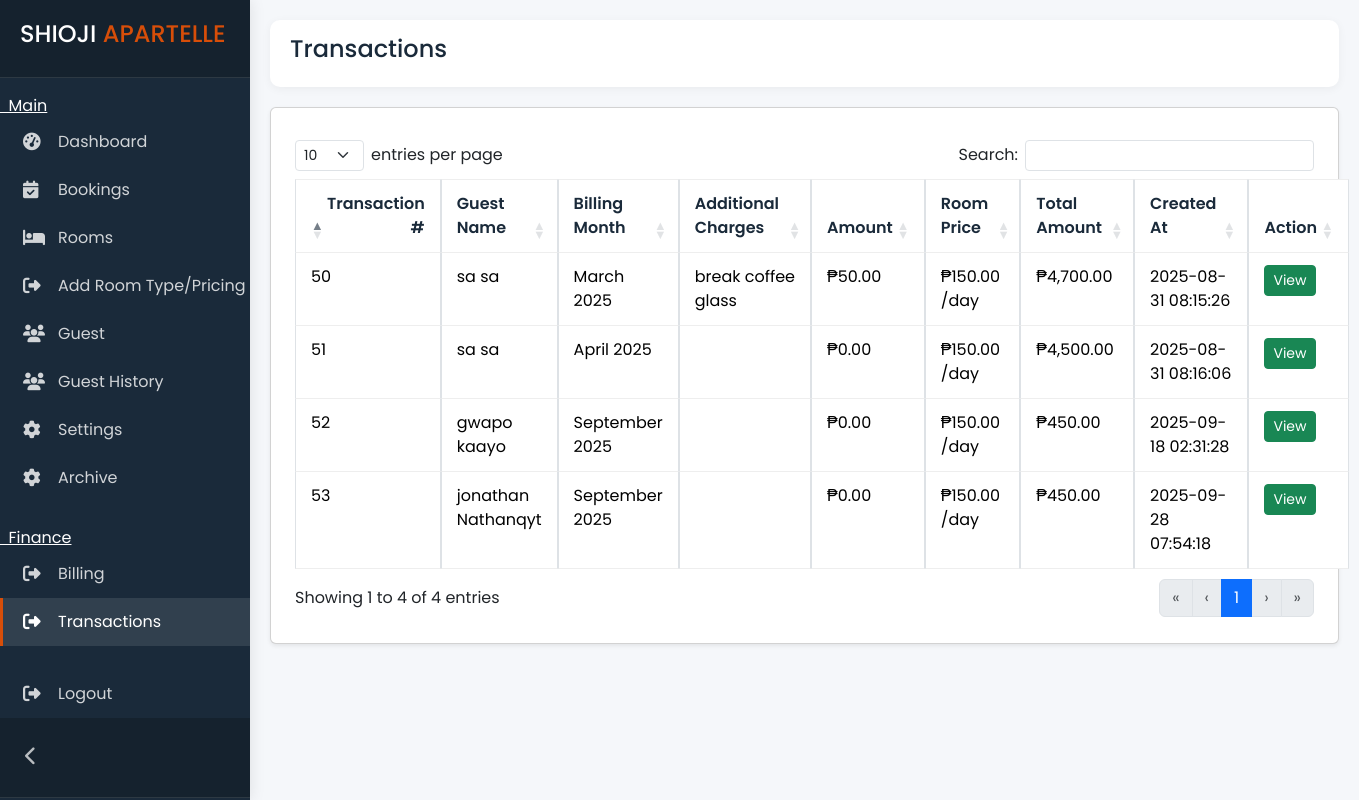
The page /admin/invoice.php (signed in) on the database its author committed.
### tables this page shows
CREATE TABLE `transactions` (
  `transaction_id` int(11) NOT NULL,
  `guest_id` int(11) NOT NULL,
  `room_id` int(11) NOT NULL,
  `room_type_id` int(5) NOT NULL,
  `bill_month` varchar(7) NOT NULL,
  `description` varchar(200) NOT NULL,
  `amount` double(10,2) NOT NULL,
  `total_amount` decimal(10,2) NOT NULL,
  `checkin_time` time NOT NULL,
  `checkout` date NOT NULL,
  `checkout_time` time NOT NULL,
  `bill` varchar(10) NOT NULL,
  `is_paid` varchar(200) NOT NULL,
  `created_at` datetime NOT NULL DEFAULT current_timestamp()
);

CREATE TABLE `room_types` (
  `room_type_id` int(11) NOT NULL,
  `type` varchar(200) NOT NULL,
  `price` double(10,2) NOT NULL DEFAULT 0.00,
  `created_at` timestamp NOT NULL DEFAULT current_timestamp(),
  `archive` enum('yes','no') NOT NULL DEFAULT 'no'
);

### admin/invoice.php (the view, shortened to what this page needs)
<!DOCTYPE html>
<html>
<?php include 'head.php'; ?>
<body>
    <?php include 'sidebar.php'; ?>
    <div class="main-content">
        <div class="topbar">
            <h4>Transactions</h4>
        </div>
        <div class="room-content">
            <div class="card shadow-sm p-4">
                <?php
                include '../connect.php';
                ?>
                <table id="myTable" class="table table-bordered">
                    <thead>
                        <tr>
                            <th>Transaction #</th>
                            <th>Guest Name</th>
                            <th>Billing Month</th>
                            <th>Additional Charges</th>
                            <th>Amount</th>
                            <th>Room Price</th>
                            <th>Total Amount</th>
                            <th>Created At</th>
                            <th>Action</th>
                        </tr>
                    </thead>
                    <tbody>
                        <?php
                        $sql = "SELECT
                            t.transaction_id,
                            CONCAT(g.first_name, ' ', g.last_name) AS full_name,
                            r.room_id,
                            rt.type AS room_type,
                            rt.price AS room_price,
                            t.bill_month,
                            t.description,
                            t.amount,
                                t.total_amount,
                            t.created_at
                        FROM transactions t
                        LEFT JOIN guests g ON g.guest_id = t.guest_id
                        LEFT JOIN rooms r ON r.room_id = t.room_id
                        LEFT JOIN room_types rt ON t.room_type_id = rt.room_type_id
                        ORDER BY t.created_at DESC";
                        $result = $conn->query($sql);
                        while ($row = $result->fetch_assoc()) {
                            $billMonth = DateTime::createFromFormat('Y-m', $row['bill_month']);
                            echo "<tr>";
                            echo "<td class='text-start'>" . htmlspecialchars($row['transaction_id']) . "</td>";
                            echo "<td>" . htmlspecialchars($row['full_name']) . "</td>";
                            echo "<td>" . ($billMonth ? $billMonth->format('F Y') : htmlspecialchars($row['bill_month'])) . "</td>";
                            echo "<td>" . htmlspecialchars($row['description']) . "</td>";
                            echo "<td>₱" . number_format($row['amount'], 2) . "</td>";
                            echo "<td>₱" . number_format($row['room_price'], 2) . " /day</td>";
                            echo "<td>₱" . number_format($row['total_amount'], 2) . "</td>";
                            echo "<td>" . htmlspecialchars($row['created_at'] ?? '—') . "</td>";
                            echo '<td><button
        class="btn btn-success btn-sm view-transaction"
        data-bs-toggle="modal"
        data-bs-target="#addRoomModal"
        data-transaction-id="' . htmlspecialchars($row['transaction_id']) . '"
        data-room-id="' . htmlspecialchars($row['room_id']) . '"
        data-room-type="' . htmlspecialchars($row['room_type'] ?? 'N/A') . '"
data-room-price="' . htmlspecialchars($row['room_price'] ?? '0.00') . '"
        data-bill-month="' . htmlspecialchars($row['bill_month']) . '"
        data-description="' . htmlspecialchars($row['description']) . '"
        data-amount="' . htmlspecialchars($row['amount']) . '"
                data-total-amount="' . htmlspecialchars($row['total_amount']) . '"
        data-created="' . htmlspecialchars($row['created_at']) . '"
    >View</button></td>';
                            echo "</tr>";
                        }
                        ?>
                    </tbody>
                </table>
            </div>
        </div>
    </div>
</body>
</html>

### admin/head.php (shortened to what this page needs)
<head>
    <link href="../node_modules/bootstrap/dist/css/bootstrap.min.css" rel="stylesheet">
    <link href="../node_modules/datatables.net-bs5/css/dataTables.bootstrap5.min.css" rel="stylesheet">
    <link rel="stylesheet" href="../assets/fontawesome/css/all.min.css">
    <link rel="stylesheet" href="style.css">
</head>

### admin/sidebar.php (shortened to what this page needs)
<div class="sidebar" id="sidebar">
    <div class="sidebar-header">
        <a href="../index.php" style="text-decoration: none; color: inherit;">
            <h4>SHIOJI <span>APARTELLE</span></h4>
        </a>
    </div>
    <?php $currentPage = basename($_SERVER['PHP_SELF']); ?>
    <ul class="nav flex-column mt-3">
        <u>&nbsp;&nbsp;Main</u>
        <li class="nav-item">
            <a class="nav-link <?php if ($currentPage == 'dashboard.php') echo 'active'; ?>" href="dashboard.php">
                <i class="fas fa-tachometer-alt"></i>
                <span class="nav-text">Dashboard</span>
            </a>
        </li>
        <li class="nav-item">
            <a class="nav-link <?php if ($currentPage == 'bookings.php') echo 'active'; ?>" href="bookings.php">
                <i class="fas fa-calendar-check"></i>
                <span class="nav-text">Bookings</span>
            </a>
        </li>
        <li class="nav-item">
            <a class="nav-link <?php if ($currentPage == 'rooms.php') echo 'active'; ?>" href="rooms.php">
                <i class="fas fa-bed"></i>
                <span class="nav-text">Rooms</span>
            </a>
        </li>
        <li class="nav-item ">
            <a class="nav-link <?php if ($currentPage == 'room_pricing.php') echo 'active'; ?>" href="room_pricing.php">
                <i class="fas fa-sign-out-alt"></i>
                <span class="nav-text">Add Room Type/Pricing</span>
            </a>
        </li>
        <li class="nav-item">
            <a class="nav-link <?php if ($currentPage == 'guest.php') echo 'active'; ?>" href="guest.php">
                <i class="fas fa-users"></i>
                <span class="nav-text">Guest</span>
            </a>
        </li>
        <li class="nav-item">
            <a class="nav-link <?php if ($currentPage == 'history.php') echo 'active'; ?>" href="history.php">
                <i class="fas fa-users"></i>
                <span class="nav-text">Guest History</span>
            </a>
        </li>
        <li class="nav-item">
            <a class="nav-link <?php if ($currentPage == 'settings.php') echo 'active'; ?>" href="setting.php">
                <i class="fas fa-cog"></i>
                <span class="nav-text">Settings</span>
            </a>
        </li>
           <li class="nav-item">
            <a class="nav-link <?php if ($currentPage == 'archive.php') echo 'active'; ?>" href="archive.php">
                <i class="fas fa-cog"></i>
                <span class="nav-text">Archive</span>
            </a>
        </li>
        <u class="mt-4">&nbsp;&nbsp;Finance</u>
        <li class="nav-item ">
            <a class="nav-link <?php if ($currentPage == 'billing.php') echo 'active'; ?>" href="billing.php">
                <i class="fas fa-sign-out-alt"></i>
                <span class="nav-text">Billing</span>
            </a>
        </li>
        <li class="nav-item ">
            <a class="nav-link <?php if ($currentPage == 'invoice.php') echo 'active'; ?>" href="invoice.php">
                <i class="fas fa-sign-out-alt"></i>
                <span class="nav-text">Transactions</span>
            </a>
        </li>
        <li class="nav-item mt-4">
            <a class="nav-link <?php if ($currentPage == 'logout.php') echo 'active'; ?>" href="logout.php">
                <i class="fas fa-sign-out-alt"></i>
                <span class="nav-text">Logout</span>
            </a>
        </li>
    </ul>
    <div class="sidebar-header mt-auto">
        <button class="collapse-btn" id="collapseSidebar">
            <i class="fas fa-chevron-left"></i>
        </button>
    </div>
</div>

### admin/style.css (style rules this page uses)
:root { --primary: #2a5d8a; --secondary: #e9b44c; --accent: #d74e09; --light: #f8f9fa; --dark: #1a2a3a; --gray: #6c757d; --sidebar-width: 250px; --sidebar-collapsed-width: 70px; --success: #4cc9f0; --danger: #e63946; --warning: #fca311; --border: #e0e0e0; --card-shadow: 0 4px 6px rgba(0, 0, 0, 0.05); --transition: all 0.3s ease; }
* { margin: 0; padding: 0; box-sizing: border-box; }
body { font-family: "Poppins", sans-serif; background-color: #f5f7fa; color: var(--dark); overflow-x: hidden; transition: all 0.3s; }
.sidebar { position: fixed; top: 0; left: 0; width: var(--sidebar-width); height: 100vh; background: var(--dark); color: white; z-index: 1000; transition: all 0.3s ease; box-shadow: 0 0 15px rgba(0, 0, 0, 0.1); overflow-y: auto; }
.sidebar-header { padding: 20px; background: rgba(0, 0, 0, 0.2); border-bottom: 1px solid rgba(255, 255, 255, 0.1); display: flex; align-items: center; justify-content: space-between; }
.sidebar-header span { color: var(--accent); }
.collapse-btn { background: transparent; border: none; color: rgba(255, 255, 255, 0.7); font-size: 1.2rem; cursor: pointer; transition: all 0.3s; padding: 5px; border-radius: 4px; }
.nav-link { color: rgba(255, 255, 255, 0.8); padding: 12px 20px; border-left: 3px solid transparent; transition: all 0.3s; display: flex; align-items: center; white-space: nowrap; cursor: pointer; }
.nav-link:hover, .nav-link.active { color: white; background: rgba(255, 255, 255, 0.1); border-left: 3px solid var(--accent); }
.nav-link i { width: 25px; margin-right: 10px; font-size: 1.1rem; transition: margin 0.3s; }
.main-content { margin-left: var(--sidebar-width); padding: 20px; transition: all 0.3s; min-height: 100vh; }
.topbar { display: flex; justify-content: space-between; align-items: center; padding: 15px 20px; background: white; border-radius: 10px; box-shadow: 0 2px 10px rgba(0, 0, 0, 0.05); margin-bottom: 20px; }
.table { border-collapse: separate; border-spacing: 0; }
.table th { background: var(--light); padding: 12px 15px; font-weight: 600; color: var(--dark); border-top: 1px solid #eee; }
.table td { padding: 12px 15px; border-top: 1px solid #eee; }
.table tr:last-child td { border-bottom: 1px solid #eee; }

### rows shown on the page
transactions: transaction_id "53", full_name "jonathan Nathanqyt", bill_month "September 2025", amount "0.00", room_type.price "150.00", total_amount "450.00", created_at "2025-09-28 07:54:18"
transactions: transaction_id "52", full_name "gwapo kaayo", bill_month "September 2025", amount "0.00", room_type.price "150.00", total_amount "450.00", created_at "2025-09-18 02:31:28"
transactions: transaction_id "51", full_name "sa sa", bill_month "April 2025", amount "0.00", room_type.price "150.00", total_amount "4,500.00", created_at "2025-08-31 08:16:06"
transactions: transaction_id "50", full_name "sa sa", bill_month "March 2025", description "break coffee glass", amount "50.00", room_type.price "150.00", total_amount "4,700.00", created_at "2025-08-31 08:15:26"
